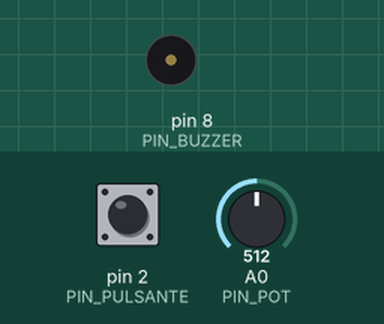
Bench run of a sketch on a simulated Arduino Uno, built with avr-gcc and run on an emulated ATmega328P. Shown: buzzer (waves = sounding). The test bench sets the inputs (shaded band); at power-on: pin 2 (PIN_PULSANTE) HIGH, A0 (PIN_POT) = 512.

Above: at 1.2 s.
1.3 s: pin 2 (PIN_PULSANTE) pulled LOW for 0.15 s
At 1.46 s:
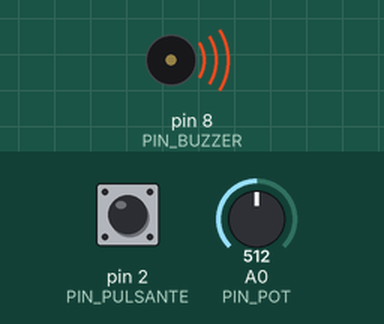
4.3 s: A0 (PIN_POT) set to 0
6.1 s: pin 2 (PIN_PULSANTE) pulled LOW for 1 s
At 8.9 s:
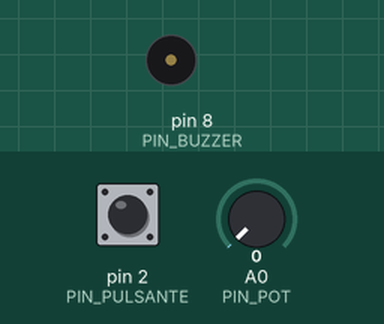
9.1 s: pin 2 (PIN_PULSANTE) pulled LOW for 3.2 s
At 11.3 s:
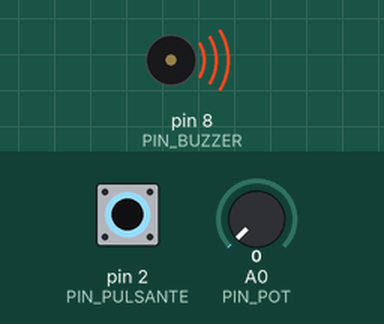
Timing chart, 0 to 14.8 s (numbered marks = the images above; inputs shaded):
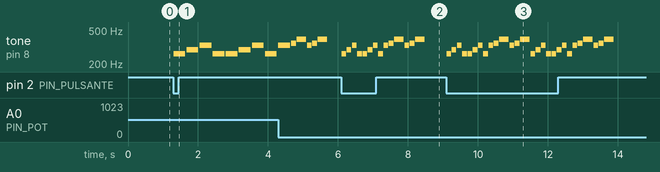

Measured:
- after the input at 1.3 s, tone on pin 8 (PIN_BUZZER): plays 262 Hz for 0.34 s, 294 Hz for 0.34 s, 330 Hz for 0.34 s, 262 Hz for 0.34 s, 262 Hz for 0.34 s, 294 Hz for 0.34 s … (9 notes in this stretch), starting at once
- after the input at 6.1 s, tone on pin 8 (PIN_BUZZER): plays 262 Hz for 0.14 s, 294 Hz for 0.14 s, 330 Hz for 0.14 s, 262 Hz for 0.14 s, 262 Hz for 0.14 s, 294 Hz for 0.14 s … (14 notes in this stretch), starting at once
- after the input at 9.1 s, tone on pin 8 (PIN_BUZZER): plays 262 Hz for 0.14 s, 294 Hz for 0.14 s, 330 Hz for 0.14 s, 262 Hz for 0.14 s, 262 Hz for 0.14 s, 294 Hz for 0.14 s … (28 notes in this stretch), starting at once

The sketch:

es7b_buzzer_melodia.ino
```cpp
// Scheda 7 (versione B) - Una pressione del pulsante suona "Fra Martino".
// Il potenziometro regola la velocità della melodia.

const int PIN_PULSANTE = 2;
const int PIN_POT = A0;
const int PIN_BUZZER = 8;

// frequenze delle note (Hz)
const int DO = 262, RE = 294, MI = 330, FA = 349, SOL = 392;

const int NOTE[]   = {DO, RE, MI, DO,  DO, RE, MI, DO,  MI, FA, SOL,  MI, FA, SOL};
const int DURATE[] = { 1,  1,  1,  1,   1,  1,  1,  1,   1,  1,  2,    1,  1,  2};  // 1 = un battito
const int N = sizeof(NOTE) / sizeof(NOTE[0]);           // quante note ci sono

void setup() {
  pinMode(PIN_PULSANTE, INPUT_PULLUP);
}

void loop() {
  if (digitalRead(PIN_PULSANTE) == LOW) {
    for (int i = 0; i < N; i++) {
      int battito = map(analogRead(PIN_POT), 0, 1023, 150, 600);  // ms per battito
      tone(PIN_BUZZER, NOTE[i]);
      delay(battito * DURATE[i] * 9 / 10);   // la nota suona per il 90% del tempo...
      noTone(PIN_BUZZER);
      delay(battito * DURATE[i] / 10);       // ...poi una breve pausa separa le note
    }
  }
}
```
